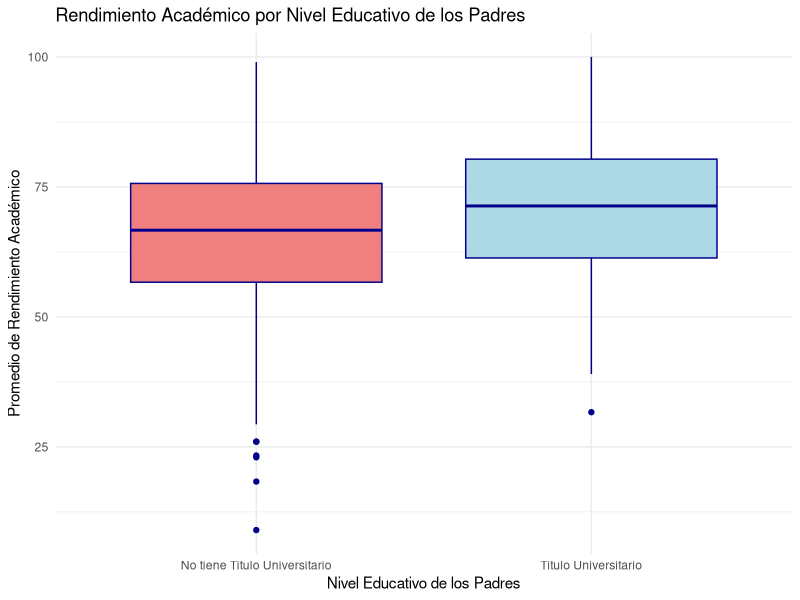

The R source for this figure:
library(fitdistrplus)
library(ggplot2)
library(dplyr)
library(car)

# Fase 1: Cargar y Preparar los Datos
# ------------------------------------
# Cargar los datos desde un archivo CSV que contiene información sobre el rendimiento académico de los estudiantes
data <- read.csv("StudentsPerformance.csv")

# Agrupar el nivel educativo de los padres en dos categorías:
# 1. "Titulo Universitario" para aquellos con título universitario (associate's, bachelor's, master's degree)
# 2. "No tiene Titulo Universitario" para aquellos que no tienen título universitario (high school, some high school, some college)
data$educacion_padres <- ifelse(data$parental_level_of_education %in% c("associate's degree", 
                                                                        "bachelor's degree", 
                                                                        "master's degree"), 
                                "Titulo Universitario", "No tiene Titulo Universitario")

# Subconjunto de los datos por nivel educativo de los padres:
# - group1: estudiantes cuyos padres tienen un título universitario
# - group2: estudiantes cuyos padres no tienen un título universitario
group1 <- data %>%
  filter(educacion_padres == "Titulo Universitario") %>%
  .$promedio  # Acceso directo a la columna 'promedio'

group2 <- data %>%
  filter(educacion_padres == "No tiene Titulo Universitario") %>%
  .$promedio

# Fase 2: Verificación de Supuestos
# -----------------------------------
# Antes de realizar la prueba t, es importante verificar si los datos cumplen con los supuestos necesarios.

# Verificar la normalidad de los datos en cada grupo usando el Test de Shapiro-Wilk
# Dado el gran tamaño de las muestras (>300), la prueba t es robusta frente a pequeñas desviaciones de la normalidad,
# pero aún así realizamos estas pruebas para confirmar si existen grandes desviaciones.
shapiro_test_group1 <- shapiro.test(group1)
shapiro_test_group2 <- shapiro.test(group2)

# Resultados:
# - Ambos grupos presentan p-valores menores a 0.05, indicando que no siguen una distribución normal perfecta.
# - Sin embargo, debido al tamaño grande de las muestras, estas pequeñas desviaciones no invalidan la prueba t.

# Verificar la homogeneidad de varianzas entre los dos grupos usando el Test de Levene
# La prueba de Levene nos ayuda a verificar si las varianzas de los grupos son similares, 
# lo cual es un supuesto clave para la prueba t con varianzas iguales.
levene_test_result <- leveneTest(promedio ~ educacion_padres, data = data)

# Resultado:
# - El p-valor obtenido es 0.9072, lo que sugiere que no se rechaza la hipótesis nula de homogeneidad de varianzas.
# - Esto significa que las varianzas entre los dos grupos son prácticamente iguales, 
#   permitiéndonos usar la prueba t con la opción `var.equal = TRUE`.

# Fase 3: Realizar la Prueba t
# -----------------------------
# Ahora, realizamos una prueba t para muestras independientes para comparar los promedios de los dos grupos.
# Dado que estamos interesados en probar si el promedio del grupo 1 es mayor que el del grupo 2, 
# especificamos `alternative = "greater"`.

t_test_result <- t.test(group1, group2, var.equal = TRUE, alternative = "greater")

# Mostrar los resultados de la prueba t
print(t_test_result)

# Resultado de la Prueba t:
# - t = 5.672, p-value = 9.242e-09
# - El p-valor es extremadamente bajo, lo que indica una diferencia significativa entre los promedios de los grupos.
# - El intervalo de confianza (3.65, Inf) sugiere que el promedio del grupo con padres de educación universitaria es al menos 3.65 puntos mayor.
# - Conclusión: Los estudiantes cuyos padres tienen un título universitario tienen un rendimiento académico significativamente mayor que aquellos cuyos padres no lo tienen.


# Fase 4: Visualización
# -----------------------
# Crear el boxplot para la comparación de los dos grupos
boxplot_edu <- ggplot(data, aes(x = educacion_padres, y = promedio, fill = educacion_padres)) +
  geom_boxplot(color = "darkblue") +
  labs(title = "Rendimiento Académico por Nivel Educativo de los Padres",
       x = "Nivel Educativo de los Padres",
       y = "Promedio de Rendimiento Académico") +
  scale_fill_manual(values = c("Titulo Universitario" = "lightblue", "No tiene Titulo Universitario" = "lightcoral")) +
  theme_minimal() +
  theme(legend.position = "none")

# Guardar solo el boxplot en un archivo PNG
ggsave("objective1/inferential_analysis/images/boxplot_educacion_padres.png", boxplot_edu, width = 10, height = 8)
